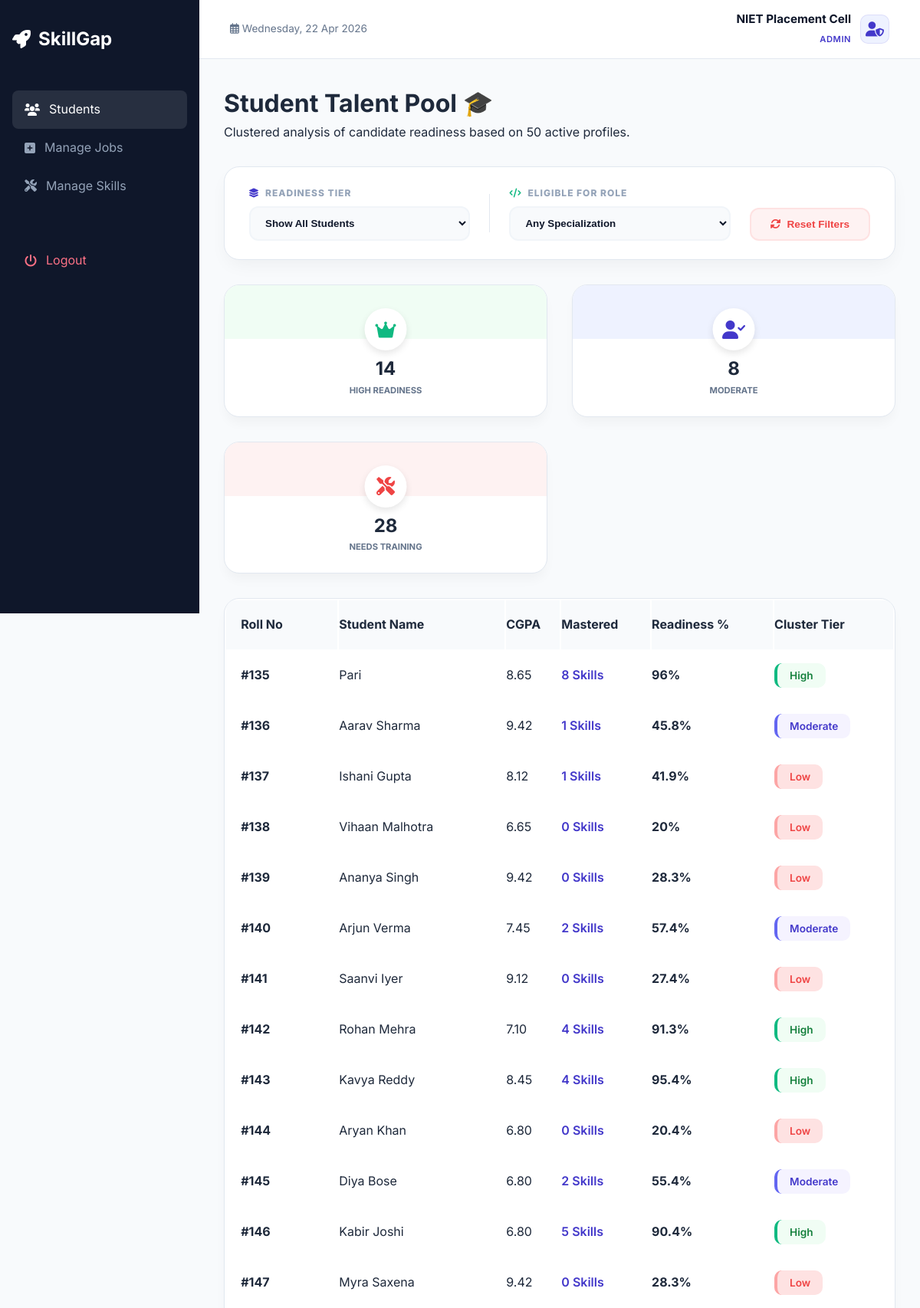
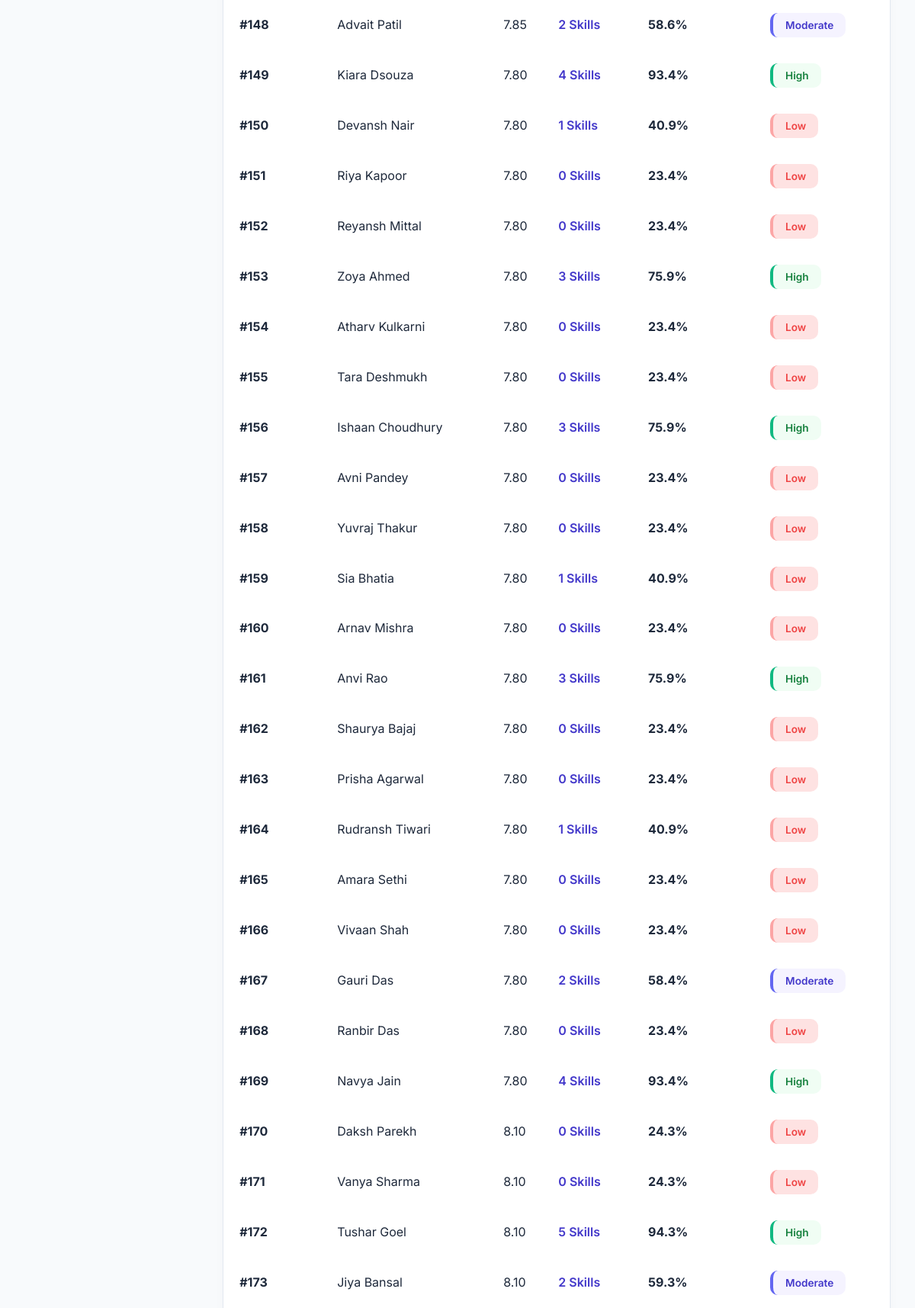
The app's page /admin/students.php (signed in, upper part) with its own data (2 pictures, top to bottom).
### tables this page shows
CREATE TABLE `students` (
  `student_id` int(11) NOT NULL,
  `name` varchar(100) NOT NULL,
  `roll_number` varchar(50) NOT NULL,
  `year` int(11) DEFAULT NULL,
  `cgpa` decimal(3,2) DEFAULT 0.00,
  `passing_year` int(11) DEFAULT NULL,
  `email` varchar(100) NOT NULL,
  `password` varchar(255) NOT NULL
);

### admin/students.php (the view, shortened to what this page needs)
<?php
require_once '../includes/db_connect.php';
$query = "SELECT s.*,
          (SELECT GROUP_CONCAT(skill_id) FROM student_skills ss WHERE ss.student_id = s.student_id AND ss.status = 'Mastered') as mastered_skill_ids
          FROM students s ORDER BY s.roll_number ASC";
$students = $pdo->query($query)->fetchAll();
$clusters = ['High' => [], 'Moderate' => [], 'Low' => []];
foreach($students as &$s) {
    $mastered_ids = $s['mastered_skill_ids'] ? explode(',', $s['mastered_skill_ids']) : [];
    $s['mastered_count'] = count($mastered_ids);
    $max_expected_skills = 4;
    $skill_ratio = min($s['mastered_count'] / $max_expected_skills, 1);
    $skill_score = $skill_ratio * 70;
    $cgpa_score = ($s['cgpa'] / 10) * 30;
    $final_score = round($skill_score + $cgpa_score, 1);
    $s['readiness'] = $final_score;
    if($final_score >= 75) {
        $clusters['High'][] = $s;
    } elseif($final_score >= 45) {
        $clusters['Moderate'][] = $s;
    } else {
        $clusters['Low'][] = $s;
    }
}
include '../includes/header.php';
?>
<div class="welcome-banner">
    <h1>Student Talent Pool 🎓</h1>
    <p>Clustered analysis of candidate readiness based on <?= count($students) ?> active profiles.</p>
</div>
<div class="filter-card">
    <div class="filter-section">
        <span class="filter-label"><i class="fas fa-layer-group" style="color: var(--primary);"></i> Readiness Tier</span>
        <select id="tierFilter" class="filter-select" onchange="filterStudents()">
            <option value="all">Show All Students</option>
        </select>
    </div>
    <div class="filter-section">
        <span class="filter-label"><i class="fas fa-code" style="color: var(--accent);"></i> Eligible for Role</span>
        <select id="roleFilter" class="filter-select" onchange="filterStudents()">
            <option value="all">Any Specialization</option>
        </select>
    </div>
    <button class="btn-reset-modern" onclick="resetFilters()">
        <i class="fas fa-sync-alt"></i> Reset Filters
    </button>
</div>
<div class="dashboard-grid" style="margin-top: 2rem;">
    <div class="card stat-mini border-green">
        <div class="large-icon" style="color: var(--accent); top: 30px;"><i class="fas fa-crown"></i></div>
        <h2 style="margin-top:10px;"><?= count($clusters['High']) ?></h2>
        <p style="font-size:0.7rem; font-weight:700; color:#64748b;">HIGH READINESS</p>
    </div>
    <div class="card stat-mini border-blue">
        <div class="large-icon" style="color: var(--primary); top: 30px;"><i class="fas fa-user-check"></i></div>
        <h2 style="margin-top:10px;"><?= count($clusters['Moderate']) ?></h2>
        <p style="font-size:0.7rem; font-weight:700; color:#64748b;">MODERATE</p>
    </div>
    <div class="card stat-mini border-darkred">
        <div class="large-icon" style="color: #ef4444; top: 30px;"><i class="fas fa-tools"></i></div>
        <h2 style="margin-top:10px;"><?= count($clusters['Low']) ?></h2>
        <p style="font-size:0.7rem; font-weight:700; color:#64748b;">NEEDS TRAINING</p>
    </div>
</div>
<div class="card" style="margin-top: 2rem; padding: 0; overflow: hidden;">
    <table class="modern-table" style="width: 100%;" id="studentTable">
        <thead>
            <tr style="background: #f8fafc; text-align: left;">
                <th style="padding: 1.2rem;">Roll No</th>
                <th>Student Name</th>
                <th>CGPA</th>
                <th>Mastered</th>
                <th>Readiness %</th>
                <th>Cluster Tier</th>
            </tr>
        </thead>
        <tbody>
            <?php foreach($students as $stu):
                $tag_class = ($stu['tier_label'] == 'High') ? 'mastered' : (($stu['tier_label'] == 'Moderate') ? 'working' : '');
                $tag_style = ($stu['tier_label'] == 'Low') ? 'background:#fee2e2; color:#ef4444; border-color:#fca5a5;' : '';
            ?>
            <tr class="student-row"
                data-tier="<?= $stu['tier_label'] ?>"
                data-roles="<?= $stu['role_matches'] ?>"
                style="border-bottom: 1px solid var(--border-color);">
                <td style="padding: 1.2rem;"><strong>#<?= $stu['roll_number'] ?></strong></td>
                <td><?= $stu['name'] ?></td>
                <td><?= $stu['cgpa'] ?></td>
                <td><span style="color:var(--primary); font-weight:600;"><?= $stu['mastered_count'] ?> Skills</span></td>
                <td><strong><?= $stu['readiness'] ?>%</strong></td>
                <td><span class="tag <?= $tag_class ?>" style="<?= $tag_style ?>"><?= $stu['tier_label'] ?></span></td>
            </tr>
            <?php endforeach; ?>
        </tbody>
    </table>
</div>
<?php include '../includes/footer.php'; ?>

### css/style.css (style rules this page uses)
:root { --primary: #4338ca; --primary-light: #eef2ff; --secondary: #0f172a; --accent: #10b981; --bg: #f8fafc; --text: #1e293b; --border-color: #e2e8f0; --white: #ffffff; --sidebar-width: 260px; }
* { margin: 0; padding: 0; box-sizing: border-box; }
body { font-family: 'Inter', sans-serif; background-color: var(--bg); color: var(--text); line-height: 1.6; overflow-x: hidden; }
.dashboard-grid { display: grid; grid-template-columns: repeat(auto-fit, minmax(300px, 1fr)); gap: 2rem; }
.card { background: white; padding: 1.5rem; border-radius: 20px; border: 1px solid var(--border-color); box-shadow: 0 10px 15px -3px rgba(0, 0, 0, 0.04); position: relative; overflow: hidden; }
.stat-mini { padding-top: 5rem !important; text-align: center; }
.stat-mini::before { content: ''; position: absolute; top: 0; left: 0; right: 0; height: 70px; z-index: 1; }
.border-blue::before { background: #eef2ff; }
.border-green::before { background: #f0fdf4; }
.border-darkred::before { background: #fef2f2; }
.large-icon { width: 55px !important; height: 55px !important; font-size: 1.5rem !important; border-radius: 50% !important; position: absolute; top: 30px; left: 50%; transform: translateX(-50%); z-index: 5; background: white !important; display: flex; align-items: center; justify-content: center; box-shadow: 0 4px 10px rgba(0,0,0,0.1); }
.tag { padding: 8px 16px; border-radius: 10px; font-weight: 600; font-size: 0.85rem; border-left: 4px solid transparent; }
.mastered { background: #f0fdf4; color: #15803d; border-left-color: #10b981; }
.working { background: #f5f3ff; color: #4338ca; border-left-color: #6366f1; }

### admin/students.php (style rules this page uses)
.filter-card { background: white; border-radius: 20px; padding: 1.5rem 2rem; margin-top: 2rem; border: 1px solid var(--border-color); box-shadow: 0 10px 25px -5px rgba(0,0,0,0.05); display: flex; align-items: center; gap: 25px; flex-wrap: wrap; }
.filter-section { flex: 1; display: flex; flex-direction: column; gap: 8px; min-width: 200px; }
.filter-label { font-size: 0.75rem; font-weight: 800; color: #94a3b8; text-transform: uppercase; letter-spacing: 1px; display: flex; align-items: center; gap: 8px; }
.filter-select { border: 2px solid #f1f5f9; background: #f8fafc; border-radius: 12px; padding: 12px 15px; font-weight: 600; color: var(--secondary); transition: 0.3s; cursor: pointer; width: 100%; }
.btn-reset-modern { background: #fef2f2; color: #ef4444; border: 2px solid #fee2e2; padding: 12px 25px; border-radius: 12px; font-weight: 700; font-size: 0.85rem; cursor: pointer; transition: all 0.3s ease; display: flex; align-items: center; gap: 8px; white-space: nowrap; align-self: flex-end; }

### records on screen
students: roll_number "135", name "Pari", cgpa "8.65", mastered_count "8", readiness "96", tier_label "High"
students: roll_number "136", name "Aarav Sharma", cgpa "9.42", mastered_count "1", readiness "45.8", tier_label "Moderate"
students: roll_number "137", name "Ishani Gupta", cgpa "8.12", mastered_count "1", readiness "41.9", tier_label "Low"
students: roll_number "138", name "Vihaan Malhotra", cgpa "6.65", mastered_count "0", readiness "20", tier_label "Low"
students: roll_number "139", name "Ananya Singh", cgpa "9.42", mastered_count "0", readiness "28.3", tier_label "Low"
students: roll_number "140", name "Arjun Verma", cgpa "7.45", mastered_count "2", readiness "57.4", tier_label "Moderate"
students: roll_number "141", name "Saanvi Iyer", cgpa "9.12", mastered_count "0", readiness "27.4", tier_label "Low"
students: roll_number "142", name "Rohan Mehra", cgpa "7.10", year "4", readiness "91.3", tier_label "High"
students: roll_number "143", name "Kavya Reddy", cgpa "8.45", year "4", readiness "95.4", tier_label "High"
students: roll_number "144", name "Aryan Khan", cgpa "6.80", mastered_count "0", readiness "20.4", tier_label "Low"
students: roll_number "145", name "Diya Bose", cgpa "6.80", year "2", readiness "55.4", tier_label "Moderate"
students: roll_number "146", name "Kabir Joshi", cgpa "6.80", mastered_count "5", readiness "90.4", tier_label "High"
students: roll_number "147", name "Myra Saxena", cgpa "9.42", mastered_count "0", readiness "28.3", tier_label "Low"
students: roll_number "148", name "Advait Patil", cgpa "7.85", mastered_count "2", readiness "58.6", tier_label "Moderate"
students: roll_number "149", name "Kiara Dsouza", cgpa "7.80", mastered_count "4", readiness "93.4", tier_label "High"
students: roll_number "150", name "Devansh Nair", cgpa "7.80", mastered_count "1", readiness "40.9", tier_label "Low"
students: roll_number "151", name "Riya Kapoor", cgpa "7.80", mastered_count "0", readiness "23.4", tier_label "Low"
students: roll_number "152", name "Reyansh Mittal", cgpa "7.80", mastered_count "0", readiness "23.4", tier_label "Low"
students: roll_number "153", name "Zoya Ahmed", cgpa "7.80", mastered_count "3", readiness "75.9", tier_label "High"
students: roll_number "154", name "Atharv Kulkarni", cgpa "7.80", mastered_count "0", readiness "23.4", tier_label "Low"
students: roll_number "155", name "Tara Deshmukh", cgpa "7.80", mastered_count "0", readiness "23.4", tier_label "Low"
students: roll_number "156", name "Ishaan Choudhury", cgpa "7.80", mastered_count "3", readiness "75.9", tier_label "High"
students: roll_number "157", name "Avni Pandey", cgpa "7.80", mastered_count "0", readiness "23.4", tier_label "Low"
students: roll_number "158", name "Yuvraj Thakur", cgpa "7.80", mastered_count "0", readiness "23.4", tier_label "Low"
students: roll_number "159", name "Sia Bhatia", cgpa "7.80", mastered_count "1", readiness "40.9", tier_label "Low"
students: roll_number "160", name "Arnav Mishra", cgpa "7.80", mastered_count "0", readiness "23.4", tier_label "Low"
students: roll_number "161", name "Anvi Rao", cgpa "7.80", mastered_count "3", readiness "75.9", tier_label "High"
students: roll_number "162", name "Shaurya Bajaj", cgpa "7.80", mastered_count "0", readiness "23.4", tier_label "Low"
students: roll_number "163", name "Prisha Agarwal", cgpa "7.80", mastered_count "0", readiness "23.4", tier_label "Low"
students: roll_number "164", name "Rudransh Tiwari", cgpa "7.80", mastered_count "1", readiness "40.9", tier_label "Low"
students: roll_number "165", name "Amara Sethi", cgpa "7.80", mastered_count "0", readiness "23.4", tier_label "Low"
students: roll_number "166", name "Vivaan Shah", cgpa "7.80", mastered_count "0", readiness "23.4", tier_label "Low"
students: roll_number "167", name "Gauri Das", cgpa "7.80", mastered_count "2", readiness "58.4", tier_label "Moderate"
students: roll_number "168", name "Ranbir Das", cgpa "7.80", mastered_count "0", readiness "23.4", tier_label "Low"
students: roll_number "169", name "Navya Jain", cgpa "7.80", year "4", readiness "93.4", tier_label "High"
students: roll_number "170", name "Daksh Parekh", cgpa "8.10", mastered_count "0", readiness "24.3", tier_label "Low"
students: roll_number "171", name "Vanya Sharma", cgpa "8.10", mastered_count "0", readiness "24.3", tier_label "Low"
students: roll_number "172", name "Tushar Goel", cgpa "8.10", mastered_count "5", readiness "94.3", tier_label "High"
students: roll_number "173", name "Jiya Bansal", cgpa "8.10", year "2", readiness "59.3", tier_label "Moderate"

### other values on screen
$_SESSION['role'] "ADMIN"
count($students) "50"
count($clusters['High']) "14"
count($clusters['Moderate']) "8"
count($clusters['Low']) "28"
